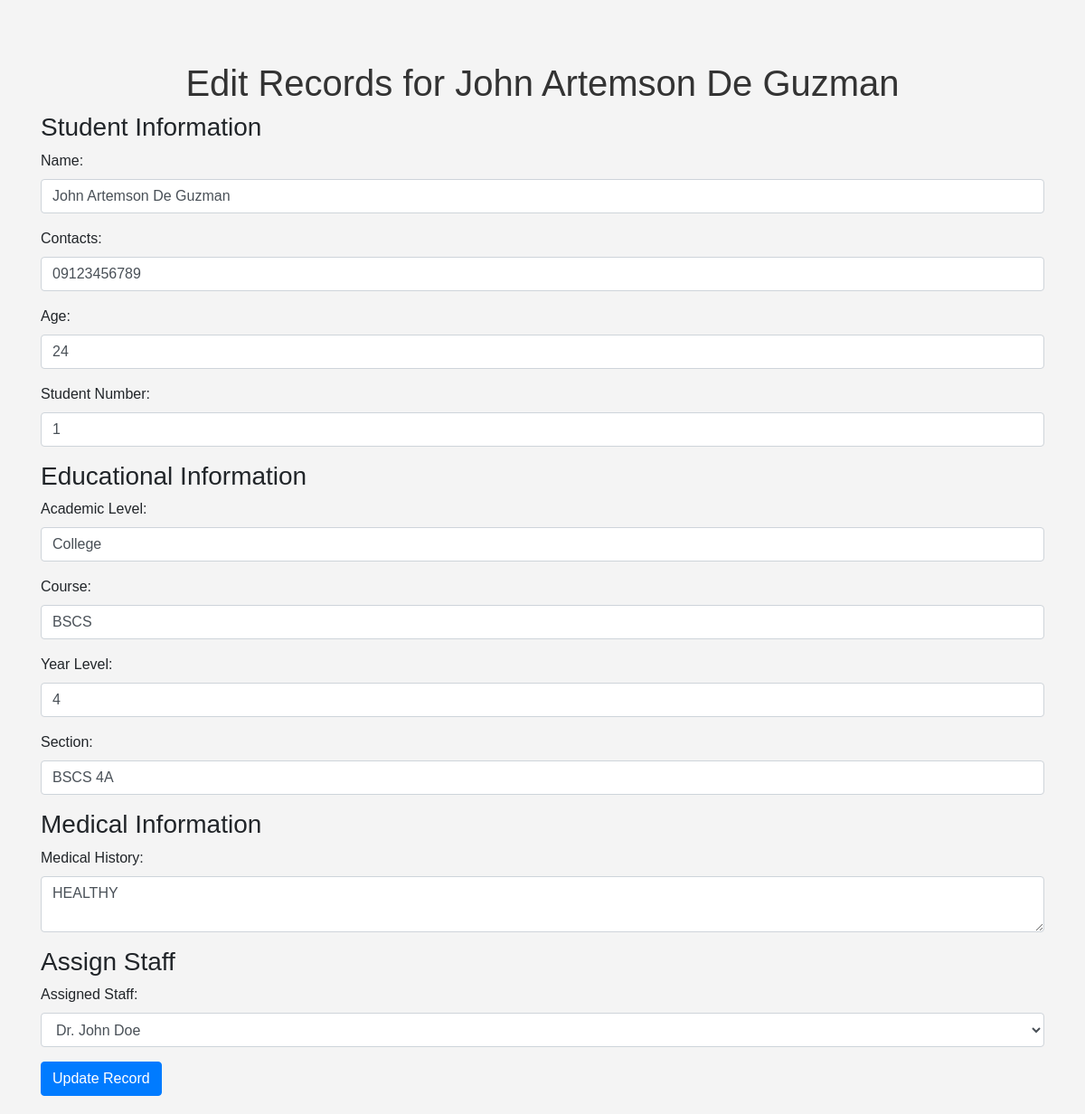
The page /edit_record.php?id=1 on the database its author committed.
### tables this page shows
CREATE TABLE `triage` (
  `id` int(11) NOT NULL AUTO_INCREMENT,
  `student_id` int(11) DEFAULT NULL,
  `medical_history` text DEFAULT NULL,
  `status` enum('pending','accepted','archived') DEFAULT 'pending',
  `assigned_staff` int(11) DEFAULT NULL,
  PRIMARY KEY (`id`)
);

CREATE TABLE `students` (
  `id` int(11) NOT NULL AUTO_INCREMENT,
  `name` varchar(100) NOT NULL,
  `contacts` varchar(15) DEFAULT NULL,
  `age` int(11) DEFAULT NULL,
  `student_number` varchar(20) NOT NULL,
  PRIMARY KEY (`id`),
  UNIQUE KEY `student_number` (`student_number`)
);

CREATE TABLE `educational_info` (
  `id` int(11) NOT NULL AUTO_INCREMENT,
  `student_id` int(11) DEFAULT NULL,
  `academic_level` varchar(50) DEFAULT NULL,
  `course` varchar(100) DEFAULT NULL,
  `year_level` varchar(10) DEFAULT NULL,
  `section` varchar(20) DEFAULT NULL,
  PRIMARY KEY (`id`)
);

CREATE TABLE `staff` (
  `id` int(11) NOT NULL AUTO_INCREMENT,
  `name` varchar(100) NOT NULL,
  `designation` varchar(50) DEFAULT NULL,
  `contact_number` varchar(15) DEFAULT NULL,
  PRIMARY KEY (`id`)
);

### edit_record.php (the view, shortened to what this page needs)
<?php
require 'db.php';
if (isset($_GET['id'])) {
    $record_id = $_GET['id'];
    $stmt = $conn->prepare("SELECT triage.id AS triage_id, triage.medical_history, triage.status,
                                   students.id AS student_id, students.name, students.contacts, students.age, students.student_number,
                                   educational_info.academic_level, educational_info.course, educational_info.year_level, educational_info.section,
                                   triage.assigned_staff
                            FROM triage
                            LEFT JOIN students ON triage.student_id = students.id
                            LEFT JOIN educational_info ON students.id = educational_info.student_id
                            WHERE triage.id = ?");
    $stmt->bind_param("i", $record_id);
    $stmt->execute();
    $result = $stmt->get_result();
    $record = $result->fetch_assoc();
    $staff_stmt = $conn->prepare("SELECT id, name FROM staff");
    $staff_stmt->execute();
    $staff_result = $staff_stmt->get_result();
}
?>
<!DOCTYPE html>
<html lang="en">
<head>
    <link rel="stylesheet" href="https://stackpath.bootstrapcdn.com/bootstrap/4.5.2/css/bootstrap.min.css">
    <link rel="stylesheet" href="style.css">
</head>
<body>
    <div class="container mt-5">
        <h1>Edit Records for <?= htmlspecialchars($record['name']) ?></h1>
        <form action="edit_record.php?id=<?= $record_id ?>" method="POST">
            <h3>Student Information</h3>
            <div class="form-group">
                <label for="name">Name:</label>
                <input type="text" class="form-control" id="name" name="name" value="<?= htmlspecialchars($record['name']) ?>" required>
            </div>
            <div class="form-group">
                <label for="contacts">Contacts:</label>
                <input type="text" class="form-control" id="contacts" name="contacts" value="<?= htmlspecialchars($record['contacts']) ?>" required>
            </div>
            <div class="form-group">
                <label for="age">Age:</label>
                <input type="number" class="form-control" id="age" name="age" value="<?= htmlspecialchars($record['age']) ?>" required>
            </div>
            <div class="form-group">
                <label for="student_number">Student Number:</label>
                <input type="text" class="form-control" id="student_number" name="student_number" value="<?= htmlspecialchars($record['student_number']) ?>" required>
            </div>
            <h3>Educational Information</h3>
            <div class="form-group">
                <label for="academic_level">Academic Level:</label>
                <input type="text" class="form-control" id="academic_level" name="academic_level" value="<?= htmlspecialchars($record['academic_level']) ?>" required>
            </div>
            <div class="form-group">
                <label for="course">Course:</label>
                <input type="text" class="form-control" id="course" name="course" value="<?= htmlspecialchars($record['course']) ?>" required>
            </div>
            <div class="form-group">
                <label for="year_level">Year Level:</label>
                <input type="number" class="form-control" id="year_level" name="year_level" value="<?= htmlspecialchars($record['year_level']) ?>" required>
            </div>
            <div class="form-group">
                <label for="section">Section:</label>
                <input type="text" class="form-control" id="section" name="section" value="<?= htmlspecialchars($record['section']) ?>" required>
            </div>
            <h3>Medical Information</h3>
            <div class="form-group">
                <label for="medical_history">Medical History:</label>
                <textarea class="form-control" id="medical_history" name="medical_history" required><?= htmlspecialchars($record['medical_history']) ?></textarea>
            </div>
            <h3>Assign Staff</h3>
            <div class="form-group">
                <label for="assigned_staff">Assigned Staff:</label>
                <select class="form-control" id="assigned_staff" name="assigned_staff" required>
                    <?php while ($staff = $staff_result->fetch_assoc()): ?>
                        <option value="<?= $staff['id'] ?>" <?= ($staff['id'] == $record['assigned_staff']) ? 'selected' : '' ?>>
                            <?= htmlspecialchars($staff['name']) ?>
                        </option>
                    <?php endwhile; ?>
                </select>
            </div>
            <button type="submit" class="btn btn-primary">Update Record</button>
        </form>
    </div>
</body>
</html>

### style.css (style rules this page uses)
body { font-family: Arial, sans-serif; background-color: #f4f4f4; margin: 0; padding: 20px; }
h1 { text-align: center; color: #333; }
button { background-color: #28a745; color: white; border: none; padding: 10px 15px; border-radius: 5px; cursor: pointer; }
form { display: inline; }

### rows shown on the page
triage: student.name "John Artemson De Guzman", name "John Artemson De Guzman", contacts "09123456789", age "24", student_number "1", academic_level "College", course "BSCS", year_level "4", section "BSCS 4A", medical_history "HEALTHY", assigned_staff "Dr. John Doe"
